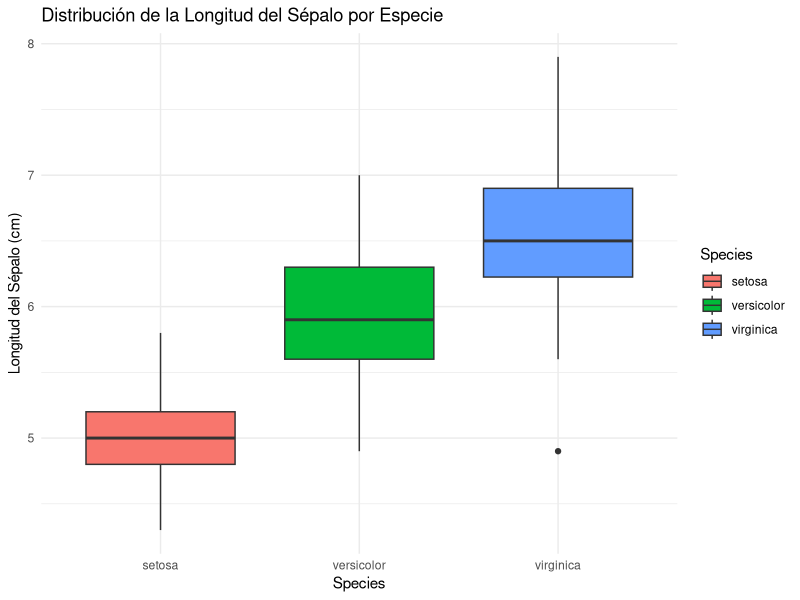
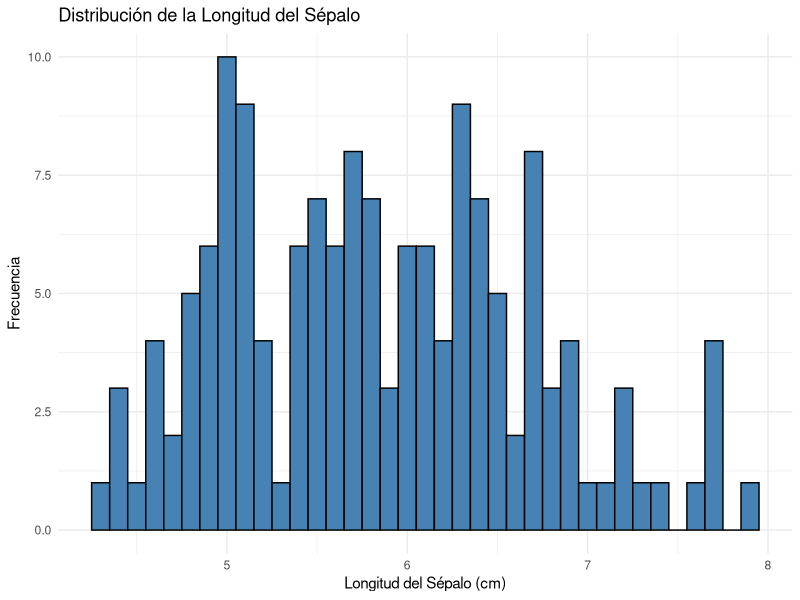
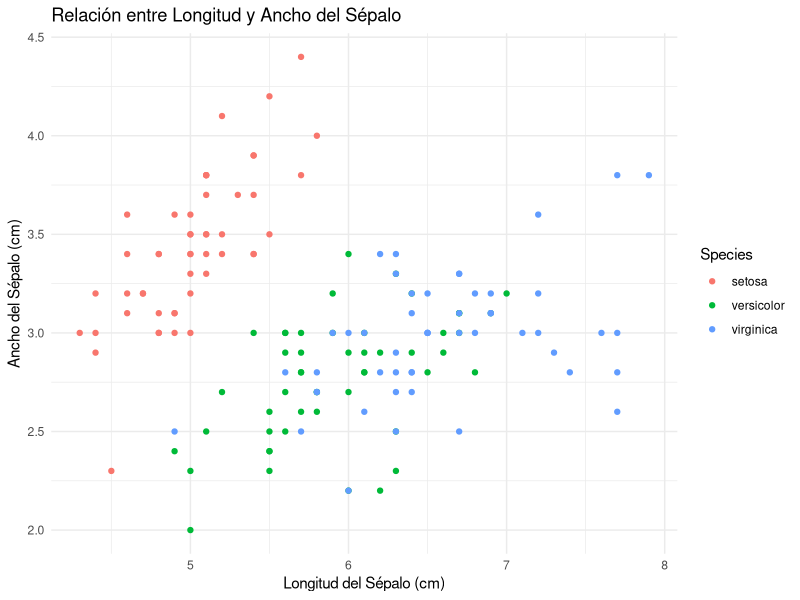

Generate these figures, in order, with R:
## ---- chunk 1
# Instalación y carga de paquetes necesarios
## Para manipulación y visualización de datos
if (!require(tidyverse)) install.packages("tidyverse")
## Para estadísticas descriptivas
if (!require(psych)) install.packages("psych")

## ---- chunk 2
# Cargar el dataset iris
data(iris)

# Explorar la estructura del dataset
str(iris)
## ---- chunk 3
# Visualizar las primeras observaciones
head(iris)
## ---- chunk 4

# Resumen básico del dataset
summary(iris)
## ---- chunk 5
# Calcular la media para la longitud del sépalo
mean(iris$Sepal.Length)
## ---- chunk 6
# Calcular la mediana para la longitud del sépalo
median(iris$Sepal.Length)
## ---- chunk 7
# Función para calcular la moda
moda <- function(x) {
  # Eliminar valores NA
  x <- na.omit(x)

  # Verificar si el vector está vacío
  if (length(x) == 0) return(NA_character_)

  # Calcular la frecuencia de cada valor
  tabla <- table(x)

  # Identificar el/los valores con mayor frecuencia
  max_frecuencia <- max(tabla)
  modas <- names(tabla[tabla == max_frecuencia])

  # Verificar si todos los valores son únicos (sin moda)
  if (max_frecuencia == 1) return(NA_character_)

  # Retornar la moda como un string separado por comas
  return(paste(modas, collapse = ", "))
}


## ---- chunk 8
# Calcular la moda para la longitud del sépalo
moda(iris$Sepal.Length)
## ---- chunk 9
# Obtener el valor minimo y máximo de la logitud del sépalo
range(iris$Sepal.Length)
# Calcular el rango para la longitud del sépalo
diff(range(iris$Sepal.Length))
## ---- chunk 10
# Calcular la varianza para la longitud del sépalo
var(iris$Sepal.Length)
## ---- chunk 11
# Calcular la desviación estándar para la longitud del sépalo
sd(iris$Sepal.Length)
## ---- chunk 12
# Función para calcular el coeficiente de variación
cv <- function(x) {
  (sd(x) / mean(x)) * 100
}
# Calcular el coeficiente de variación para la longitud del sépalo
cv(iris$Sepal.Length)

# Calcular el coeficiente de variación para la longitud del sépalo
(sd(iris$Sepal.Length) / mean(iris$Sepal.Length)) * 100
## ---- chunk 13
# Calcular cuartiles para la longitud del sépalo
quantile(iris$Sepal.Length, probs = c(0.25, 0.5, 0.75))

# Calcular Q1 y Q3 por separado
Q1 <- quantile(iris$Sepal.Length, 0.25); Q1
Q3 <- quantile(iris$Sepal.Length, 0.75); Q3


## ---- chunk 14
# Rango intercuartílico
IQR(iris$Sepal.Length)
## ---- chunk 15
# Calcular percentiles específicos
quantile(iris$Sepal.Length, c(0.10, 0.90))

# Calcular el percentil 95
quantile(iris$Sepal.Length, 0.95)

## ---- chunk 16
# Análisis descriptivo completo del dataset iris
describe(iris[,1:4])

## ---- chunk 17
# Diagrama de caja para visualizar la longitud del sépalo por especie
ggplot(iris, aes(x = Species, y = Sepal.Length, fill = Species)) +
  geom_boxplot() +
  theme_minimal() +
  labs(title = "Distribución de la Longitud del Sépalo por Especie",
       y = "Longitud del Sépalo (cm)")
## ---- chunk 18
# Histograma de la longitud del sépalo
ggplot(iris, aes(x = Sepal.Length)) +
  geom_histogram(binwidth = 0.1, fill = "steelblue", color = "black") +
  theme_minimal() +
  labs(title = "Distribución de la Longitud del Sépalo",
       x = "Longitud del Sépalo (cm)",
       y = "Frecuencia")
## ---- chunk 19
# Gráfico de dispersión entre la longitud y el ancho del sépalo
ggplot(iris, aes(x = Sepal.Length, y = Sepal.Width, color = Species)) +
  geom_point() +
  theme_minimal() +
  labs(title = "Relación entre Longitud y Ancho del Sépalo",
       x = "Longitud del Sépalo (cm)",
       y = "Ancho del Sépalo (cm)")
